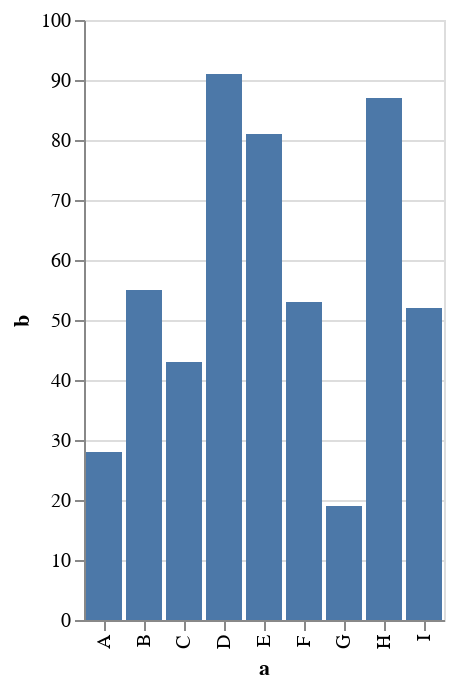

Source (notebook cell):
### Code cell
import altair as alt
import pandas as pd

source = pd.DataFrame({
    'a': ['A', 'B', 'C', 'D', 'E', 'F', 'G', 'H', 'I'],
    'b': [28, 55, 43, 91, 81, 53, 19, 87, 52]
})

alt.Chart(source).mark_bar().encode(
    x='a',
    y='b'
)

### Figure 1 — Vega-Lite specification as saved in the notebook (floating-point values rounded to 4 significant figures)
{"config": {"view": {"continuousWidth": 400, "continuousHeight": 300}}, "data": {"name": "data-c2a3e89ba9d5d1687d5e8c28d630a033"}, "mark": "bar", "encoding": {"x": {"field": "a", "type": "nominal"}, "y": {"field": "b", "type": "quantitative"}}, "$schema": "https://vega.github.io/schema/vega-lite/v4.17.0.json", "datasets": {"data-c2a3e89ba9d5d1687d5e8c28d630a033": [{"a": "A", "b": 28}, {"a": "B", "b": 55}, {"a": "C", "b": 43}, {"a": "D", "b": 91}, {"a": "E", "b": 81}, {"a": "F", "b": 53}, {"a": "G", "b": 19}, {"a": "H", "b": 87}, {"a": "I", "b": 52}]}}
